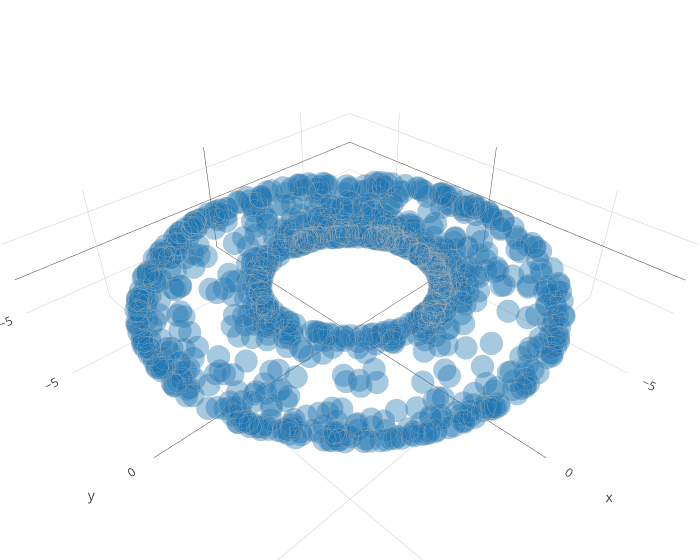

The notebook cell saved with this chart:
### Code cell
plt_data = []
limparamT = rBig+rCir+1
trace = go.Scatter3d(
            name = 'SyntheticTorus',
            x = Torus[:,0],
            y = Torus[:,1],
            z = Torus[:,2],
            mode = 'markers',
            marker = dict(
                color = 1,
                size = 8,
                symbol = 'circle',
                line = dict(
                    color = 'rgb(180, 180, 180)',
                    width = 1.0
                ),
                opacity = 0.4
            )
        )

plt_data.append(trace)
layout = go.Layout(
                    scene = dict(
                    xaxis = dict(
                        nticks=4, range = [-limparamT,limparamT],),
                    yaxis = dict(
                        nticks=4, range = [-limparamT,limparamT],),
                    zaxis = dict(
                        nticks=4, range = [-limparamT,limparamT],),),
                    width=700,
                    margin=dict(
                    r=0, l=0,
                    b=0, t=0)
                  )



fig = go.Figure(data=plt_data, layout=layout)

iplot(fig)

### Figure 1 — Plotly figure (JSON) as saved in the notebook; plotly's stock layout.template omitted (floating-point values rounded to 4 significant figures; data arrays with more than 128 entries replaced by an {"elided": "..."} marker saying what was removed)
{"data": [{"marker": {"color": 1, "line": {"color": "rgb(180, 180, 180)", "width": 1}, "opacity": 0.4, "size": 8, "symbol": "circle"}, "mode": "markers", "name": "SyntheticTorus", "type": "scatter3d", "uid": "6cdb5506-cf0c-11e8-96b4-1c1b0decb58d", "x": {"elided": "1000 float values"}, "y": {"elided": "1000 float values"}, "z": {"elided": "1000 float values"}}], "layout": {"margin": {"b": 0, "l": 0, "r": 0, "t": 0}, "scene": {"xaxis": {"nticks": 4, "range": [-8, 8]}, "yaxis": {"nticks": 4, "range": [-8, 8]}, "zaxis": {"nticks": 4, "range": [-8, 8]}}, "width": 700}}
